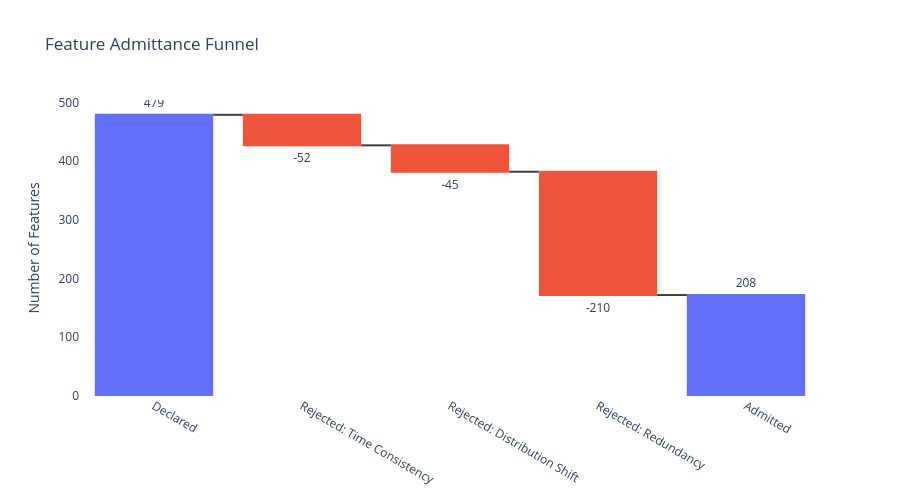

This figure's notebook cell:
### Markdown cell above
## Feature Funnel (Waterfall)

The waterfall chart illustrates the "funnel" of our features. We start with the fully declared set, and then subtract the columns rejected by each sequential audit.

### Code cell
# Prepare data for waterfall chart
steps = ["Declared"]
measures = ["absolute"]
values = [summary.get("declared", 0)]

for check, count in rejections_by_check.items():
    if count > 0:
        steps.append(f"Rejected: {check.replace('_', ' ').title()}")
        measures.append("relative")
        values.append(-count)

if summary.get("overridden", 0) > 0:
    steps.append("Manual Overrides")
    measures.append("relative")
    values.append(summary.get("overridden", 0))

steps.append("Admitted")
measures.append("total")
values.append(summary.get("admitted", 0))

fig = go.Figure(go.Waterfall(
    name="Feature Contract",
    orientation="v",
    measure=measures,
    x=steps,
    textposition="outside",
    text=[str(v) if m != "total" else str(v) for m, v in zip(measures, values)],
    y=values,
    connector={"line":{"color":"rgb(63, 63, 63)"}},
    decreasing={"marker":{"color":"#ef553b"}},
    increasing={"marker":{"color":"#00cc96"}},
    totals={"marker":{"color":"#636efa"}}
))

fig.update_layout(
    title="Feature Admittance Funnel",
    showlegend=False,
    plot_bgcolor='rgba(0,0,0,0)',
    yaxis_title="Number of Features",
    height=500
)

fig.show()

### Figure 1 — Plotly figure (JSON) as saved in the notebook; plotly's stock layout.template omitted (floating-point values rounded to 4 significant figures)
{"data": [{"connector": {"line": {"color": "rgb(63, 63, 63)"}}, "decreasing": {"marker": {"color": "#ef553b"}}, "increasing": {"marker": {"color": "#00cc96"}}, "measure": ["absolute", "relative", "relative", "relative", "total"], "name": "Feature Contract", "orientation": "v", "text": ["479", "-52", "-45", "-210", "208"], "textposition": "outside", "totals": {"marker": {"color": "#636efa"}}, "type": "waterfall", "x": ["Declared", "Rejected: Time Consistency", "Rejected: Distribution Shift", "Rejected: Redundancy", "Admitted"], "y": [479, -52, -45, -210, 208]}], "layout": {"height": 500, "plot_bgcolor": "rgba(0,0,0,0)", "showlegend": false, "title": {"text": "Feature Admittance Funnel"}, "yaxis": {"title": {"text": "Number of Features"}}}}
